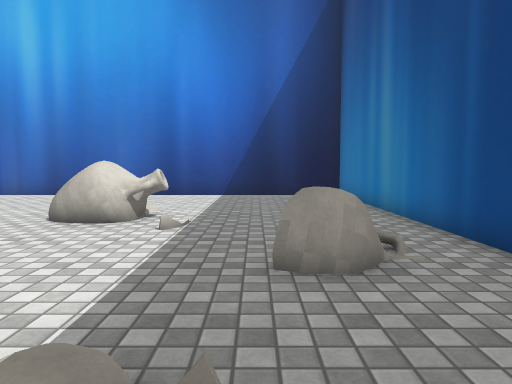
View 1 (above)

18 first-person views from a walk through a 3-D level made in the Unity game engine. The camera is 1.2 m above the floor, tilts 4° down and sees 70° across. The floor is counted in squares, 1 m on a side. Each view is taken from the middle of a square. On the plan, view 1 faces up. The plan holds only what a view shows up to about 15 squares ahead; the rest is blank. The place goes on beyond the plan. Some surface patterns are stand-ins.

View 2
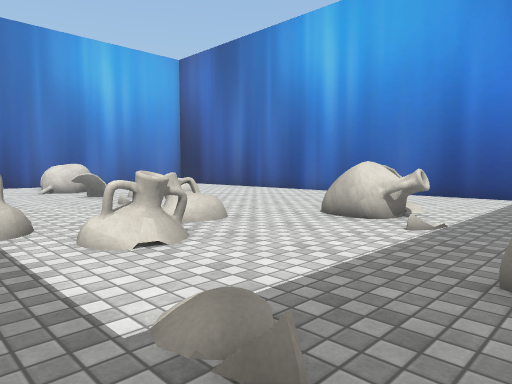

View 3
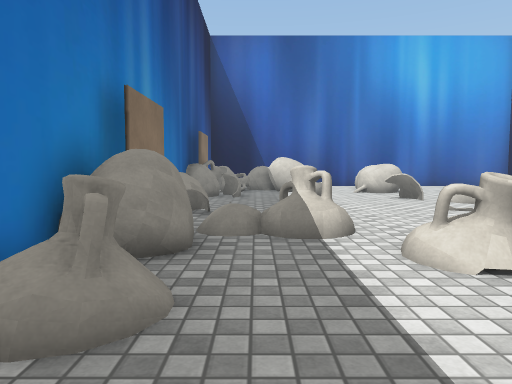

View 4
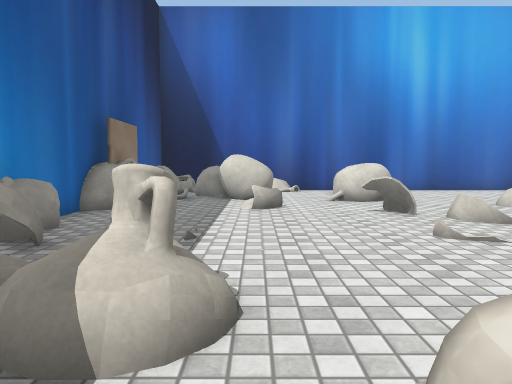

View 5
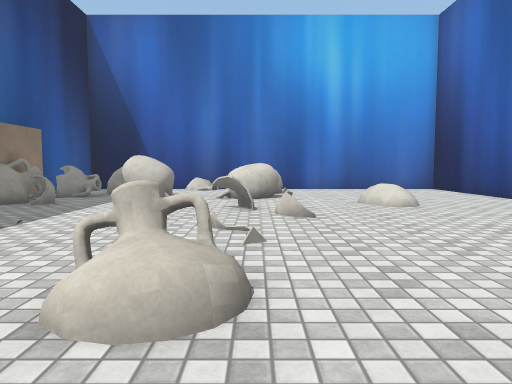

View 6
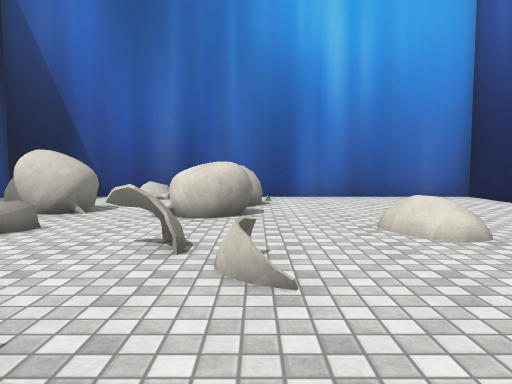

View 7
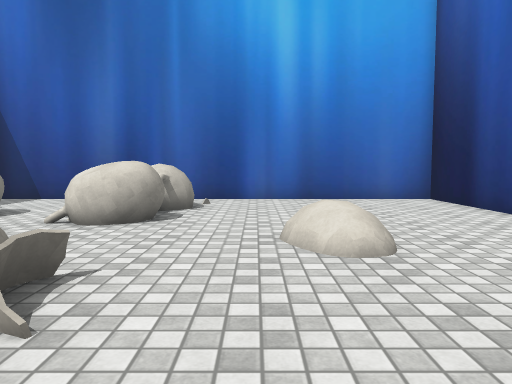

View 8
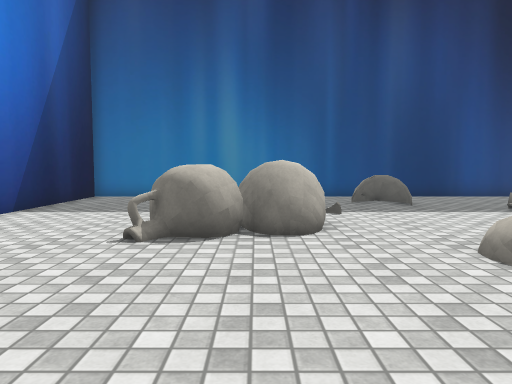

View 9
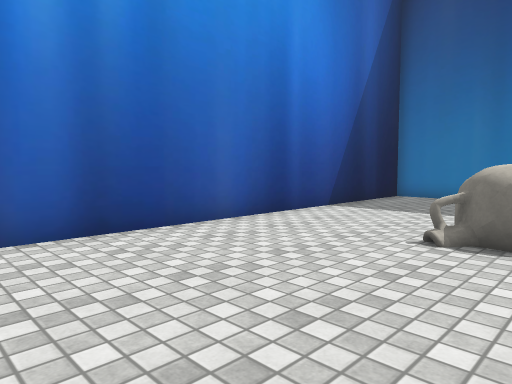

View 10
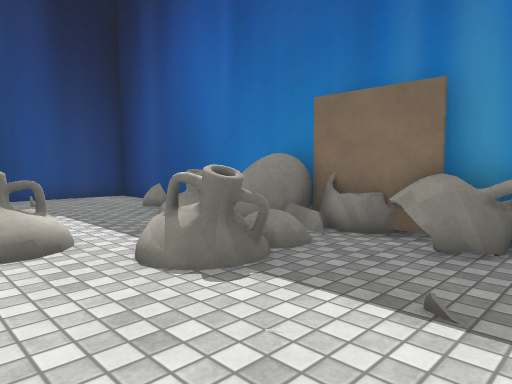

View 11
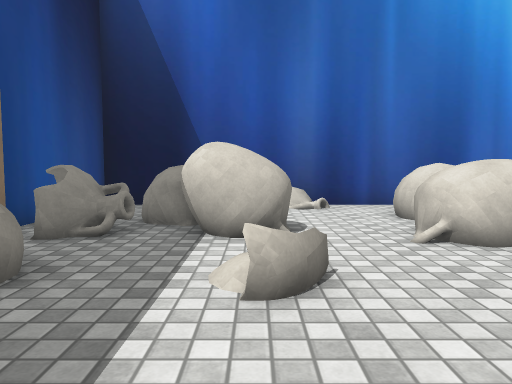

View 12
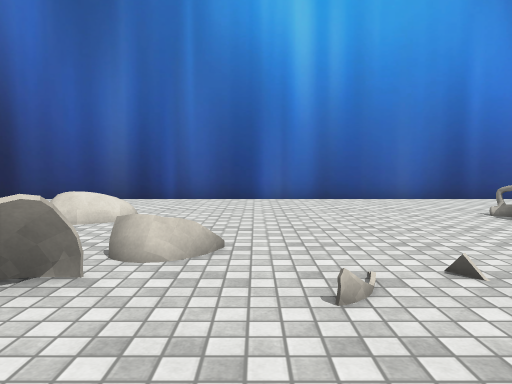

View 13
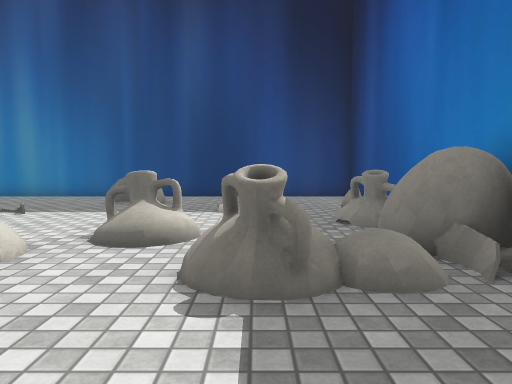

View 14
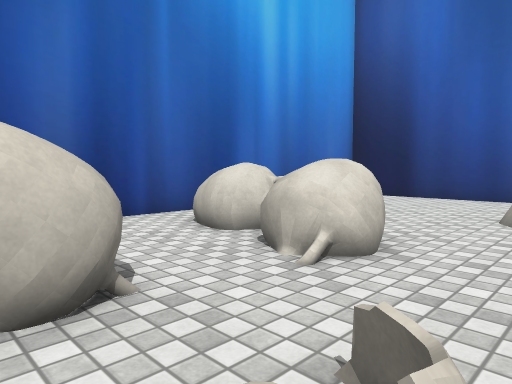

View 15
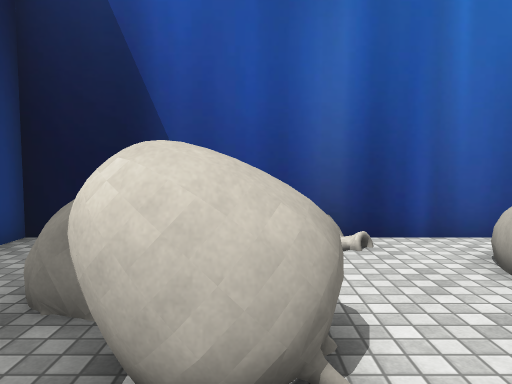

View 16
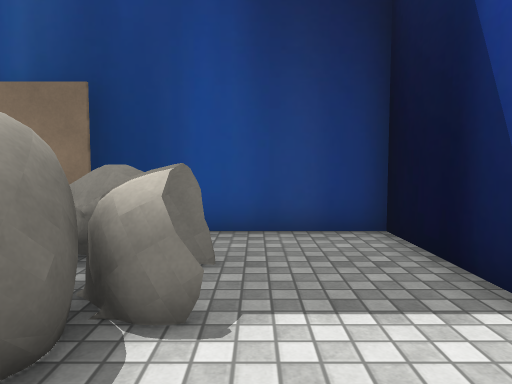

View 17
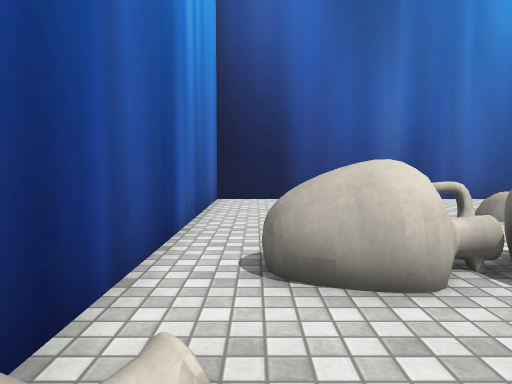

View 18
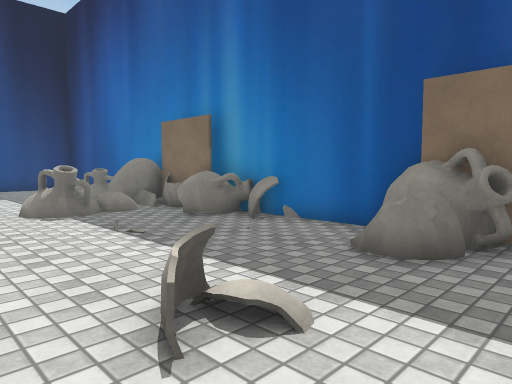

### Floor plan
Points are (right, up) in squares from view 1. A wall is a line through its corners. A room is listed if a view was taken in it or the views show most of it. See-through windows are left out.
Room 1 (views 1, 2, 3, 4, 5, 6, 7, 8, 9, 10, 11, 12, 13, 14, 15, 16, 17, 18)
walls: (-8.6, -2.2) (-6.4, -2.2); (-7.8, -2.7) (3.5, -2.7) (3.5, 15.4) (-22.4, 15.4) (-22.4, -2.7) (-8.4, -2.7); (-17.2, -2.2) (-15.4, -2.2)
objects: vase (-22, 3); vase (-21, 5) to (-19, 7); vase (-19, -2) to (-17, -1); vase (-19, 0) to (-18, 1); vase (-19, 1) to (-17, 3); vase (-18, 5) to (-16, 7); vase (-15, -3) to (-14, -2); vase (-15, -1); vase (-15, 10); vase (-14, 2); vase (-14, 5) to (-13, 6); vase (-13, 7); vase (-11, -2); vase (-10, -2) to (-9, -1); vase (-8, 1) to (-6, 1); vase (-7, 5); vase (-6, -2) to (-5, -1); vase (-5, 3) to (-4, 3); vase (-5, 9) to (-4, 11); vase (-4, -2) to (-3, -1); vase (-4, 8) to (-2, 9); vase (-1, -2); vase (0, 4) to (1, 6)

Positions as (right, up) in squares from view 1, and headings:
1: (0, 0), facing up
2: (1, 0), facing up-left
3: (0, 0), facing left
4: (-4, 2), facing left
5: (-3, 6), facing left
6: (-8, 7), facing left
7: (-9, 9), facing left
8: (-11, 9), facing right
9: (-11, 9), facing up-right
10: (-11, 4), facing down-right
11: (-11, 2), facing left
12: (-11, 2), facing up
13: (-11, 1), facing right
14: (-14, 1), facing up-left
15: (-15, 2), facing left
16: (-20, 4), facing down
17: (-21, 2), facing up
18: (-17, 4), facing down-right
